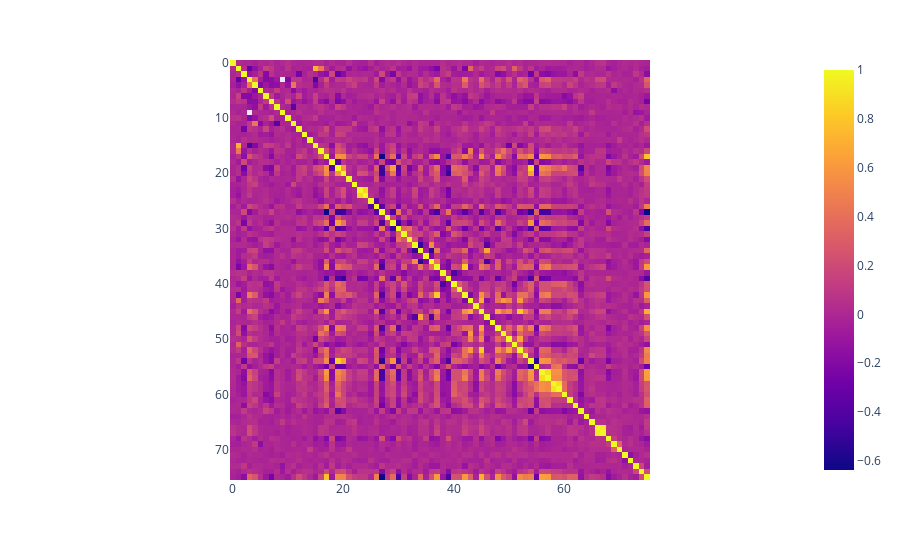

Here is the notebook cell this chart was saved with:
### Code cell
px.imshow(data.corr())

### Figure 1 — Plotly figure (JSON) as saved in the notebook; plotly's stock layout.template omitted (floating-point values rounded to 4 significant figures; data arrays with more than 128 entries replaced by an {"elided": "..."} marker saying what was removed)
{"data": [{"coloraxis": "coloraxis", "hovertemplate": "x: %{x}<br>y: %{y}<br>color: %{z}<extra></extra>", "type": "heatmap", "z": {"elided": "76x76 float values"}}], "layout": {"coloraxis": {"colorscale": [[0, "#0d0887"], [0.1111, "#46039f"], [0.2222, "#7201a8"], [0.3333, "#9c179e"], [0.4444, "#bd3786"], [0.5556, "#d8576b"], [0.6667, "#ed7953"], [0.7778, "#fb9f3a"], [0.8889, "#fdca26"], [1, "#f0f921"]]}, "margin": {"t": 60}, "xaxis": {"constrain": "domain", "scaleanchor": "y"}, "yaxis": {"autorange": "reversed", "constrain": "domain"}}}
